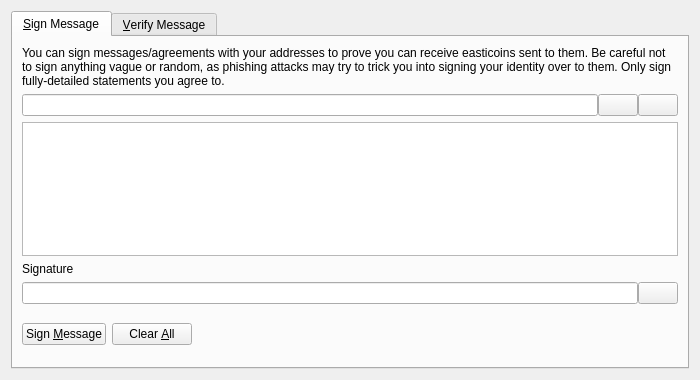
<?xml version="1.0" encoding="UTF-8"?>
<ui version="4.0">
 <class>SignVerifyMessageDialog</class>
 <widget class="QDialog" name="SignVerifyMessageDialog">
  <property name="geometry">
   <rect>
    <x>0</x>
    <y>0</y>
    <width>700</width>
    <height>380</height>
   </rect>
  </property>
  <property name="windowTitle">
   <string>Signatures - Sign / Verify a Message</string>
  </property>
  <property name="modal">
   <bool>true</bool>
  </property>
  <layout class="QVBoxLayout" name="verticalLayout">
   <item>
    <widget class="QTabWidget" name="tabWidget">
     <property name="currentIndex">
      <number>0</number>
     </property>
     <widget class="QWidget" name="tabSignMessage">
      <attribute name="title">
       <string>&amp;Sign Message</string>
      </attribute>
      <layout class="QVBoxLayout" name="verticalLayout_SM">
       <item>
        <widget class="QLabel" name="infoLabel_SM">
         <property name="text">
          <string>You can sign messages/agreements with your addresses to prove you can receive easticoins sent to them. Be careful not to sign anything vague or random, as phishing attacks may try to trick you into signing your identity over to them. Only sign fully-detailed statements you agree to.</string>
         </property>
         <property name="textFormat">
          <enum>Qt::PlainText</enum>
         </property>
         <property name="wordWrap">
          <bool>true</bool>
         </property>
        </widget>
       </item>
       <item>
        <layout class="QHBoxLayout" name="horizontalLayout_1_SM">
         <property name="spacing">
          <number>0</number>
         </property>
         <item>
          <widget class="QValidatedLineEdit" name="addressIn_SM">
           <property name="toolTip">
            <string>The Easticoin address to sign the message with</string>
           </property>
          </widget>
         </item>
         <item>
          <widget class="QPushButton" name="addressBookButton_SM">
           <property name="toolTip">
            <string>Choose previously used address</string>
           </property>
           <property name="text">
            <string/>
           </property>
           <property name="icon">
            <iconset resource="../bitcoin.qrc">
             <normaloff>:/icons/address-book</normaloff>:/icons/address-book</iconset>
           </property>
           <property name="shortcut">
            <string>Alt+A</string>
           </property>
           <property name="autoDefault">
            <bool>false</bool>
           </property>
          </widget>
         </item>
         <item>
          <widget class="QPushButton" name="pasteButton_SM">
           <property name="toolTip">
            <string>Paste address from clipboard</string>
           </property>
           <property name="text">
            <string/>
           </property>
           <property name="icon">
            <iconset resource="../bitcoin.qrc">
             <normaloff>:/icons/editpaste</normaloff>:/icons/editpaste</iconset>
           </property>
           <property name="shortcut">
            <string>Alt+P</string>
           </property>
           <property name="autoDefault">
            <bool>false</bool>
           </property>
          </widget>
         </item>
        </layout>
       </item>
       <item>
        <widget class="QPlainTextEdit" name="messageIn_SM">
         <property name="toolTip">
          <string>Enter the message you want to sign here</string>
         </property>
        </widget>
       </item>
       <item>
        <widget class="QLabel" name="signatureLabel_SM">
         <property name="text">
          <string>Signature</string>
         </property>
         <property name="textFormat">
          <enum>Qt::PlainText</enum>
         </property>
        </widget>
       </item>
       <item>
        <layout class="QHBoxLayout" name="horizontalLayout_2_SM">
         <property name="spacing">
          <number>0</number>
         </property>
         <item>
          <widget class="QLineEdit" name="signatureOut_SM">
           <property name="font">
            <font>
             <italic>true</italic>
            </font>
           </property>
           <property name="readOnly">
            <bool>true</bool>
           </property>
          </widget>
         </item>
         <item>
          <widget class="QPushButton" name="copySignatureButton_SM">
           <property name="toolTip">
            <string>Copy the current signature to the system clipboard</string>
           </property>
           <property name="text">
            <string/>
           </property>
           <property name="icon">
            <iconset resource="../bitcoin.qrc">
             <normaloff>:/icons/editcopy</normaloff>:/icons/editcopy</iconset>
           </property>
           <property name="autoDefault">
            <bool>false</bool>
           </property>
          </widget>
         </item>
        </layout>
       </item>
       <item>
        <layout class="QHBoxLayout" name="horizontalLayout_3_SM">
         <item>
          <widget class="QPushButton" name="signMessageButton_SM">
           <property name="toolTip">
            <string>Sign the message to prove you own this Easticoin address</string>
           </property>
           <property name="text">
            <string>Sign &amp;Message</string>
           </property>
           <property name="icon">
            <iconset resource="../bitcoin.qrc">
             <normaloff>:/icons/edit</normaloff>:/icons/edit</iconset>
           </property>
           <property name="autoDefault">
            <bool>false</bool>
           </property>
          </widget>
         </item>
         <item>
          <widget class="QPushButton" name="clearButton_SM">
           <property name="toolTip">
            <string>Reset all sign message fields</string>
           </property>
           <property name="text">
            <string>Clear &amp;All</string>
           </property>
           <property name="icon">
            <iconset resource="../bitcoin.qrc">
             <normaloff>:/icons/remove</normaloff>:/icons/remove</iconset>
           </property>
           <property name="autoDefault">
            <bool>false</bool>
           </property>
          </widget>
         </item>
         <item>
          <spacer name="horizontalSpacer_1_SM">
           <property name="orientation">
            <enum>Qt::Horizontal</enum>
           </property>
           <property name="sizeHint" stdset="0">
            <size>
             <width>40</width>
             <height>48</height>
            </size>
           </property>
          </spacer>
         </item>
         <item>
          <widget class="QLabel" name="statusLabel_SM">
           <property name="font">
            <font>
             <weight>75</weight>
             <bold>true</bold>
            </font>
           </property>
           <property name="text">
            <string/>
           </property>
           <property name="wordWrap">
            <bool>true</bool>
           </property>
          </widget>
         </item>
         <item>
          <spacer name="horizontalSpacer_2_SM">
           <property name="orientation">
            <enum>Qt::Horizontal</enum>
           </property>
           <property name="sizeHint" stdset="0">
            <size>
             <width>40</width>
             <height>48</height>
            </size>
           </property>
          </spacer>
         </item>
        </layout>
       </item>
      </layout>
     </widget>
     <widget class="QWidget" name="tabVerifyMessage">
      <attribute name="title">
       <string>&amp;Verify Message</string>
      </attribute>
      <layout class="QVBoxLayout" name="verticalLayout_VM">
       <item>
        <widget class="QLabel" name="infoLabel_VM">
         <property name="text">
          <string>Enter the receiver's address, message (ensure you copy line breaks, spaces, tabs, etc. exactly) and signature below to verify the message. Be careful not to read more into the signature than what is in the signed message itself, to avoid being tricked by a man-in-the-middle attack. Note that this only proves the signing party receives with the address, it cannot prove sendership of any transaction!</string>
         </property>
         <property name="textFormat">
          <enum>Qt::PlainText</enum>
         </property>
         <property name="alignment">
          <set>Qt::AlignLeading|Qt::AlignLeft|Qt::AlignTop</set>
         </property>
         <property name="wordWrap">
          <bool>true</bool>
         </property>
        </widget>
       </item>
       <item>
        <layout class="QHBoxLayout" name="horizontalLayout_1_VM">
         <property name="spacing">
          <number>0</number>
         </property>
         <item>
          <widget class="QValidatedLineEdit" name="addressIn_VM">
           <property name="toolTip">
            <string>The Easticoin address the message was signed with</string>
           </property>
          </widget>
         </item>
         <item>
          <widget class="QPushButton" name="addressBookButton_VM">
           <property name="toolTip">
            <string>Choose previously used address</string>
           </property>
           <property name="text">
            <string/>
           </property>
           <property name="icon">
            <iconset resource="../bitcoin.qrc">
             <normaloff>:/icons/address-book</normaloff>:/icons/address-book</iconset>
           </property>
           <property name="shortcut">
            <string>Alt+A</string>
           </property>
           <property name="autoDefault">
            <bool>false</bool>
           </property>
          </widget>
         </item>
        </layout>
       </item>
       <item>
        <widget class="QPlainTextEdit" name="messageIn_VM"/>
       </item>
       <item>
        <widget class="QValidatedLineEdit" name="signatureIn_VM"/>
       </item>
       <item>
        <layout class="QHBoxLayout" name="horizontalLayout_2_VM">
         <item>
          <widget class="QPushButton" name="verifyMessageButton_VM">
           <property name="toolTip">
            <string>Verify the message to ensure it was signed with the specified Easticoin address</string>
           </property>
           <property name="text">
            <string>Verify &amp;Message</string>
           </property>
           <property name="icon">
            <iconset resource="../bitcoin.qrc">
             <normaloff>:/icons/transaction_0</normaloff>:/icons/transaction_0</iconset>
           </property>
           <property name="autoDefault">
            <bool>false</bool>
           </property>
          </widget>
         </item>
         <item>
          <widget class="QPushButton" name="clearButton_VM">
           <property name="toolTip">
            <string>Reset all verify message fields</string>
           </property>
           <property name="text">
            <string>Clear &amp;All</string>
           </property>
           <property name="icon">
            <iconset resource="../bitcoin.qrc">
             <normaloff>:/icons/remove</normaloff>:/icons/remove</iconset>
           </property>
           <property name="autoDefault">
            <bool>false</bool>
           </property>
          </widget>
         </item>
         <item>
          <spacer name="horizontalSpacer_1_VM">
           <property name="orientation">
            <enum>Qt::Horizontal</enum>
           </property>
           <property name="sizeHint" stdset="0">
            <size>
             <width>40</width>
             <height>48</height>
            </size>
           </property>
          </spacer>
         </item>
         <item>
          <widget class="QLabel" name="statusLabel_VM">
           <property name="font">
            <font>
             <weight>75</weight>
             <bold>true</bold>
            </font>
           </property>
           <property name="text">
            <string/>
           </property>
           <property name="wordWrap">
            <bool>true</bool>
           </property>
          </widget>
         </item>
         <item>
          <spacer name="horizontalSpacer_2_VM">
           <property name="orientation">
            <enum>Qt::Horizontal</enum>
           </property>
           <property name="sizeHint" stdset="0">
            <size>
             <width>40</width>
             <height>48</height>
            </size>
           </property>
          </spacer>
         </item>
        </layout>
       </item>
      </layout>
     </widget>
    </widget>
   </item>
  </layout>
 </widget>
 <customwidgets>
  <customwidget>
   <class>QValidatedLineEdit</class>
   <extends>QLineEdit</extends>
   <header>qvalidatedlineedit.h</header>
  </customwidget>
 </customwidgets>
 <resources>
  <include location="../bitcoin.qrc"/>
 </resources>
 <connections/>
</ui>
